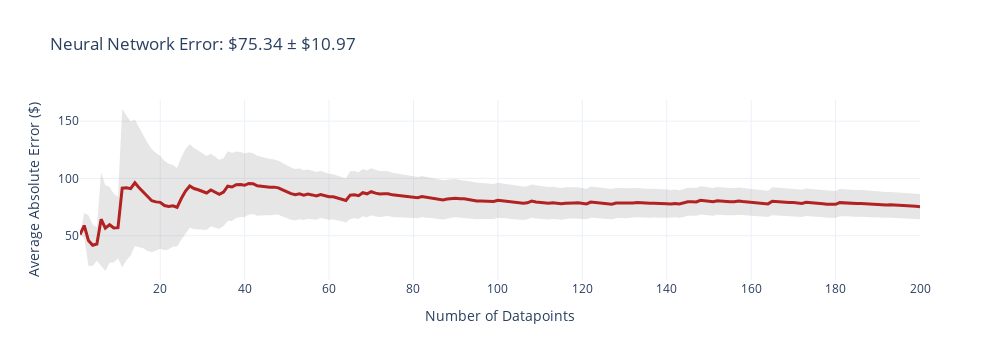
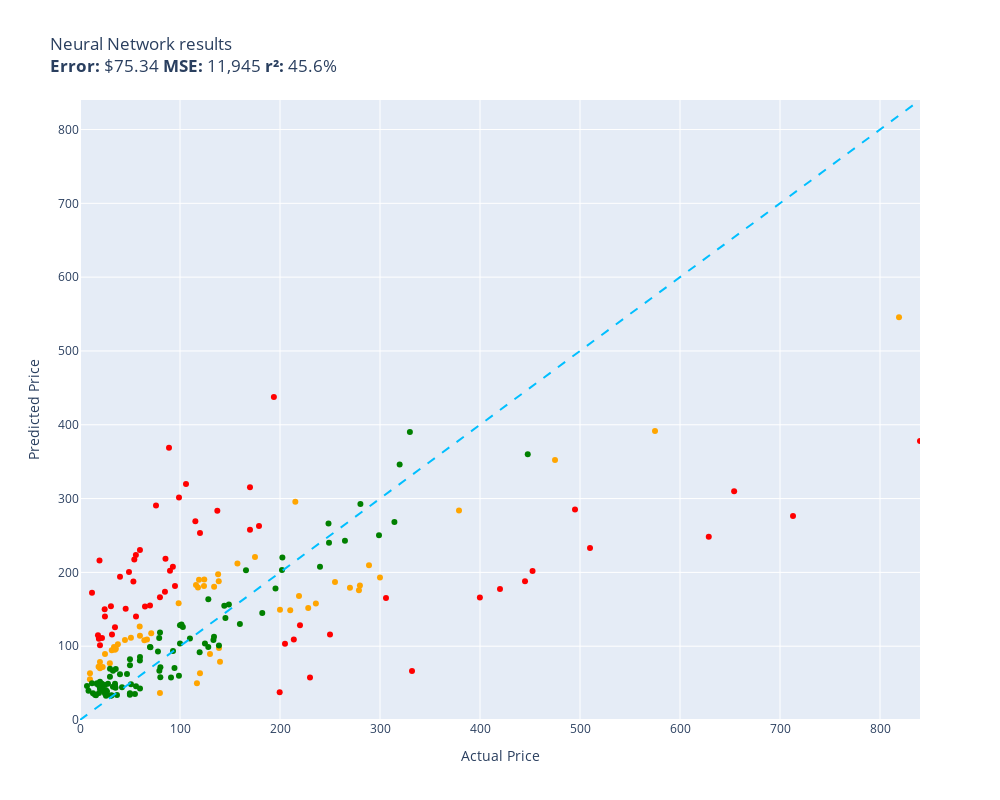

The notebook cell saved with these charts, in order:
### Code cell
from pricer.evalsp import evaluate

evaluate(neural_network, test)

### Figure 1 — Plotly figure (JSON) as saved in the notebook; plotly's stock layout.template omitted (floating-point values rounded to 4 significant figures; data arrays with more than 128 entries replaced by an {"elided": "..."} marker saying what was removed)
{"data": [{"fill": "toself", "fillcolor": "rgba(128,128,128,0.2)", "hoverinfo": "skip", "line": {"color": "rgba(255,255,255,0)"}, "name": "95% CI", "showlegend": false, "type": "scatter", "x": {"elided": "400 int values"}, "y": {"elided": "400 float values"}}, {"customdata": {"elided": "200x1 float values"}, "hovertemplate": "n=%{x}<br>Avg Error=$%{y:,.2f}<br>±95% CI=$%{customdata[0]:,.2f}<extra></extra>", "line": {"color": "firebrick", "width": 3}, "mode": "lines", "name": "Cumulative Avg Error", "type": "scatter", "x": {"elided": "200 int values"}, "y": {"elided": "200 float values"}}], "layout": {"height": 360, "showlegend": false, "title": {"text": "Neural Network Error: $75.34 ± $10.97"}, "width": 1000, "xaxis": {"title": {"text": "Number of Datapoints"}}, "yaxis": {"title": {"text": "Average Absolute Error ($)"}}}}

### Figure 2 — Plotly figure (JSON) as saved in the notebook; plotly's stock layout.template omitted (floating-point values rounded to 4 significant figures)
{"data": [{"customdata": [["Old Blood Noise Excess V2 Distortion Cho...\nGuess=$167.97 Actual=$219.00"], ["telpo Headlight Assembly Fit For 15 Camr...\nGuess=$182.74 Actual=$115.99"], ["Stand for Raven Pro Document Scanner - P...\nGuess=$77.02 Actual=$29.85"], ["ACDelco GM Original Equipment FW339 Fron...\nGuess=$295.55 Actual=$215.33"], ["Metabo HPT 36V MultiVolt™ Cordless Rotar...\nGuess=$283.77 Actual=$379.00"], ["APS iBoard 6-inch Aluminum (Black Powder...\nGuess=$148.66 Actual=$210.23"], ["PEMP E65 E66 CDC Simulate Optical Fiber ...\nGuess=$189.89 Actual=$119.00"], ["CORSAIR Dominator Platinum RGB 32GB (2x1...\nGuess=$181.67 Actual=$124.00"], ["SKB iSeries 3i-13096-6KP Case for BlackM...\nGuess=$220.76 Actual=$174.99"], ["Aolemi Oil Rubbed Bronze Single Function...\nGuess=$158.01 Actual=$98.65"], ["Clementoni 39132.5 Jigsaw Puzzle 1,000 P...\nGuess=$36.54 Actual=$79.95"], ["10GBase-LR SFP+ Transceiver, Handar 10GB...\nGuess=$69.96 Actual=$19.99"], ["Canon EOS Rebel T7 Digital SLR Camera wi...\nGuess=$545.78 Actual=$819.00"], ["Evergreen HSHB2005 Cylinder Head Gasket ...\nGuess=$126.82 Actual=$59.69"], ["Southwire 120V/15A Right Angle User Atta...\nGuess=$102.70 Actual=$37.87"], ["Tidal Front + Rear Fender Flares 4PC Poc...\nGuess=$187.01 Actual=$254.99"], ["DALDED LED Light Kit for Lego Sonic Gree...\nGuess=$89.44 Actual=$24.99"], ["Baseball Backpacks Large 18 Inch Bookbag...\nGuess=$94.42 Actual=$31.77"], ["3D Tree Hole Branches 075 Stair Risers D...\nGuess=$89.39 Actual=$129.99"], ["KOHLER 18865-CP Filtered Water Faucet, P...\nGuess=$352.35 Actual=$475.00"], ["Diversitech WG840585 Motor, (Ddb) 1/3Hp,...\nGuess=$180.66 Actual=$134.12"], ["Sumerain S1339CM Double Handle Widesprea...\nGuess=$157.83 Actual=$235.86"], ["Trail Gear Twin Stick Kit for Top Shift ...\nGuess=$182.28 Actual=$279.92"], ["Beck/Arnley 0421945 Air Filter\nGuess=$96.47 Actual=$35.87"], ["Dell Optiplex 390 Desktop Computer i3 3....\nGuess=$190.43 Actual=$124.27"], ["IQShield Screen Protector Compatible wit...\nGuess=$55.25 Actual=$9.95"], ["Neporal Full Spectrum Light Bulb, 6000K ...\nGuess=$72.17 Actual=$18.59"], ["Pidoko Kids Train Table, Grey with 90 Pc...\nGuess=$63.40 Actual=$119.97"], ["LEGO Marvel Avengers War Machine Buster ...\nGuess=$114.00 Actual=$59.95"], ["Pioneer 2AM401-BN Two Handle Kitchen Fau...\nGuess=$151.70 Actual=$228.22"], ["LSSAGOON Backpack for Women Teen Kids Gi...\nGuess=$98.75 Actual=$33.99"], ["Grey Pneumatic 1311SD Impact Socket Set\nGuess=$211.99 Actual=$157.43"], ["Aeromotive 13304 Regulator, X1 Adjustabl...\nGuess=$179.14 Actual=$269.95"], ["Walker Exhaust Ultra EPA 16478 Direct Fi...\nGuess=$391.41 Actual=$574.99"], ["4pc Wheel Spacers Adapters 4\" (2inch Per...\nGuess=$49.78 Actual=$116.95"], ["Urth 62mm UV, Circular Polarizing (CPL),...\nGuess=$97.68 Actual=$139.00"], ["LSI Broadcom SAS 9300-8i 8-port 12Gb/s S...\nGuess=$179.53 Actual=$118.00"], ["Chalkboard Name Badges with Magnetic Bac...\nGuess=$78.43 Actual=$19.95"], ["Universal Power Group 12V 100Ah Sealed L...\nGuess=$149.43 Actual=$199.99"], ["Amana Tool - SC587 Carbide Tipped 3-Wing...\nGuess=$117.39 Actual=$71.23"], ["ASUS VY279HE-W 27” 1080P Monitor - White...\nGuess=$197.56 Actual=$138.10"], ["LCD Screen for Dell Inspiron 17R 17.3\" H...\nGuess=$107.98 Actual=$64.37"], ["200 ' feet True 14 Gauge AWG CCA Speaker...\nGuess=$108.45 Actual=$44.95"], ["StonKraft Brass Chess Board Game Set wit...\nGuess=$78.76 Actual=$140.00"], ["VIPMOTOZ Sequential Turn Signal Premium ...\nGuess=$175.67 Actual=$278.94"], ["Audio Techinca ATW-T1002 System 10 Handh...\nGuess=$209.50 Actual=$289.00"], ["Replacement Remote Control fit for Sony ...\nGuess=$63.24 Actual=$9.99"], ["Star Wars Die-Cast Metal TITANIUM Series...\nGuess=$71.86 Actual=$22.70"], ["HP Laserjet 2100 Laser Printer W/Test Pr...\nGuess=$193.00 Actual=$299.98"], ["KZ ZS10 Pro in Ear Monitor Headphone KZ ...\nGuess=$109.07 Actual=$66.99"], ["Jada Toys Ryan's World Combo Panda Airli...\nGuess=$95.24 Actual=$34.94"], ["Pyle 2x120 Watt Home Audio Speaker Power...\nGuess=$111.39 Actual=$50.92"], ["Garmin 010-12402-10 GT15M-TM Transom-Mou...\nGuess=$188.13 Actual=$138.74"]], "hovertemplate": "%{customdata[0]}<extra></extra>", "legendgroup": "orange", "marker": {"color": "orange", "size": 6, "symbol": "circle"}, "mode": "markers", "name": "orange", "orientation": "v", "showlegend": true, "type": "scatter", "x": [219.0, 116.0, 29.85, 215.3, 379.0, 210.2, 119.0, 124.0, 175.0, 98.65, 79.95, 19.99, 819.0, 59.69, 37.87, 255.0, 24.99, 31.77, 130.0, 475.0, 134.1, 235.9, 279.9, 35.87, 124.3, 9.95, 18.59, 120.0, 59.95, 228.2, 33.99, 157.4, 269.9, 575.0, 117.0, 139.0, 118.0, 19.95, 200.0, 71.23, 138.1, 64.37, 44.95, 140.0, 278.9, 289.0, 9.99, 22.7, 300.0, 66.99, 34.94, 50.92, 138.7], "xaxis": "x", "y": [168.0, 182.7, 77.02, 295.6, 283.8, 148.7, 189.9, 181.7, 220.8, 158.0, 36.54, 69.96, 545.8, 126.8, 102.7, 187.0, 89.44, 94.42, 89.39, 352.3, 180.7, 157.8, 182.3, 96.47, 190.4, 55.25, 72.17, 63.4, 114.0, 151.7, 98.75, 212.0, 179.1, 391.4, 49.78, 97.68, 179.5, 78.43, 149.4, 117.4, 197.6, 108.0, 108.5, 78.76, 175.7, 209.5, 63.24, 71.86, 193.0, 109.1, 95.24, 111.4, 188.1], "yaxis": "y"}, {"customdata": [["NewPower99 Battery Kit for Samsung Galax...\nGuess=$35.15 Actual=$54.95"], ["EXMAX NG-10X Fresnel Lens Focusing Adapt...\nGuess=$99.02 Actual=$69.98"], ["SuppliesOutlet Compatible Toner Cartridg...\nGuess=$154.70 Actual=$144.29"], ["8544771 Dryer Heating Element, 279816 Th...\nGuess=$69.13 Actual=$35.74"], ["Pump Head TBVECHI 175PSI 4KW 5.5HP 21CFM...\nGuess=$390.12 Actual=$329.90"], ["Panasonic KX-TG6511B DECT 6.0 PLUS Expan...\nGuess=$111.17 Actual=$79.20"], ["LOVE MEI Galaxy S10 Lite Case, Military ...\nGuess=$66.65 Actual=$32.98"], ["GJY Portable TV,10.6 inch Mini TV for AT...\nGuess=$66.77 Actual=$79.36"], ["LD Products Compatible Toner Cartridge R...\nGuess=$74.10 Actual=$49.98"], ["Intermatic PX300 12V 300W Transformer wi...\nGuess=$112.71 Actual=$134.00"], ["June Garden 12\" Sweet Dolly Charlotte - ...\nGuess=$51.89 Actual=$19.99"], ["GanFindX Portable Car Hand Controls for ...\nGuess=$130.17 Actual=$159.90"], ["KOMPUTERBAY 4GB 2X 2GB DDR2 1066MHz PC2-...\nGuess=$57.97 Actual=$80.34"], ["Mylites+ Standard Comic Book Mylar Sleev...\nGuess=$49.06 Actual=$34.99"], ["Wenger City Upgrade Laptop Backpack with...\nGuess=$138.22 Actual=$145.42"], ["AUTOFREE LED Tail Lights Assembly Compat...\nGuess=$203.31 Actual=$201.99"], ["Adams Check Payment and Deposit Register...\nGuess=$43.83 Actual=$35.49"], ["Fjallraven, Kanken Laptop 15\" Backpack f...\nGuess=$91.69 Actual=$119.65"], ["Retevis RT68 Soft Earhook Walkie Talkie ...\nGuess=$46.03 Actual=$6.99"], ["Evan-Fischer Front Bumper Cover Compatib...\nGuess=$220.00 Actual=$202.38"], ["Laisomeke Waterproof Junction Box, Unive...\nGuess=$49.68 Actual=$11.99"], ["Webcem Solar Shed Light Outdoor Indoor, ...\nGuess=$92.70 Actual=$77.96"], ["Festool 492370 Platin 2 S1000 Grit 6-Inc...\nGuess=$57.66 Actual=$91.00"], ["Western Digital Enterprise RE4-GP 2TB SA...\nGuess=$110.46 Actual=$109.95"], ["VLAND LED Smoked Taillights Compatible F...\nGuess=$207.46 Actual=$239.99"], ["PM Auto Front Right Quick Complete Strut...\nGuess=$103.48 Actual=$124.94"], ["Tablet PC Cover Compatible with Lenovo T...\nGuess=$33.40 Actual=$31.61"], ["Miyaya@ Funny Animal Masks Collection fo...\nGuess=$49.72 Actual=$16.99"], ["Ultra Duster Canned Air Net 10 Oz 6-Pack\nGuess=$34.33 Actual=$49.90"], ["Liberty Imports 12 Pack: US Military Toy...\nGuess=$48.85 Actual=$16.98"], ["Ceramic Talavera Mexican Tile 4x4\", 9 Pi...\nGuess=$58.48 Actual=$29.95"], ["Marvel Legends Series X-Men 6-Inch Archa...\nGuess=$60.09 Actual=$98.95"], ["Intrepid International Dressage Letters-...\nGuess=$38.55 Actual=$26.99"], ["ANZO USA 111207 GMC SIERRA 99-06 / YUKON...\nGuess=$144.89 Actual=$182.28"], ["KUNN Small Electrician Tool Pouch Utilit...\nGuess=$49.03 Actual=$21.99"], ["iPhone 12/12 Pro Nicaragua Guardabarranc...\nGuess=$42.27 Actual=$19.97"], ["Replacement Remote Control for PANASONIC...\nGuess=$46.48 Actual=$34.95"], ["KS K-STORM Replacement Silicone Mushroom...\nGuess=$39.47 Actual=$8.50"], ["4LT LUMINETTE Vanity Opal GLS BSN\nGuess=$128.40 Actual=$99.99"], ["GE RPWF SmartWater Comparable Refrigerat...\nGuess=$33.73 Actual=$36.99"], ["MGP Caliper Covers 39011SACURD Red Powde...\nGuess=$240.30 Actual=$249.00"], ["NewFantasia Replacement Audio Cable with...\nGuess=$32.83 Actual=$31.00"], ["Mikrotik RB3011UIAS-RM RouterBOARD 10xGi...\nGuess=$250.21 Actual=$299.00"], ["MONOCARBON Forged Carbon Fiber Case for ...\nGuess=$42.84 Actual=$59.99"], ["AC Compressor & A/C Kit For BMW 335i 335...\nGuess=$268.37 Actual=$314.41"], ["DuraGo 29515020 Front Hub Assembly\nGuess=$163.51 Actual=$128.34"], ["MXR Carbon Copy Deluxe Analog Delay Guit...\nGuess=$178.28 Actual=$195.50"], ["GENUINE VOLVO THERMOSTAT (3.0, 3.2) S60 ...\nGuess=$126.01 Actual=$102.85"], ["USB Charger, CIVIE High Speed 60W Multip...\nGuess=$33.68 Actual=$15.99"], ["Pyle Wireless Rear View Backup Camera - ...\nGuess=$98.56 Actual=$70.45"], ["Cardone 84-58642 New HEI Electronic Dist...\nGuess=$202.75 Actual=$165.99"], ["Hp Pavilion P7-1257c Motherboard Aahd3-h...\nGuess=$80.72 Actual=$59.86"], ["Kastar Battery Pack Replacement for Sony...\nGuess=$45.29 Actual=$19.99"], ["New Replacement seat cover fits Yamaha M...\nGuess=$100.88 Actual=$138.95"], ["AZX Stylus Pencil for Apple iPad Pro 202...\nGuess=$69.37 Actual=$29.99"], ["Raspberry Pi 3 Model B+ Aluminum Case Me...\nGuess=$34.30 Actual=$14.99"], ["ROHL WSGUM3018WH Wire Sink Grids, White\nGuess=$98.88 Actual=$128.28"], ["Diversitech UC2436-3 Ultralite Condenser...\nGuess=$71.45 Actual=$80.39"], ["APS iBoard (304 Stainless Steel Polished...\nGuess=$242.84 Actual=$264.95"], ["200 Couples Conversation Cards - Enjoy B...\nGuess=$45.08 Actual=$32.97"], ["The Puppet Company - Carpet-Unicorn, Whi...\nGuess=$36.68 Actual=$19.00"], ["KYX Racing Hardened Steel Center Drive S...\nGuess=$62.33 Actual=$46.99"], ["Baumgartens Sicurix Blank PVC ID Cards (...\nGuess=$46.47 Actual=$19.11"], ["OEM Samsung Remote Control Shipped with ...\nGuess=$45.75 Actual=$56.00"], ["Venom Power Terra Hunter R/T+ R/T All-Te...\nGuess=$346.31 Actual=$319.65"], ["Custom Engagement Logo Desk Embosser Sea...\nGuess=$36.23 Actual=$49.95"], ["520 Pieces Christmas Envelope Seal Stick...\nGuess=$32.79 Actual=$25.99"], ["LD Compatible Ink Cartridge Replacement ...\nGuess=$44.36 Actual=$41.99"], ["BestPricedDecals Wine A BIT, You'll Feel...\nGuess=$36.10 Actual=$12.98"], ["VATOS 4 Packs Bubble Machine Gun for Kid...\nGuess=$40.28 Actual=$22.88"], ["Steering Wheel, Carbon Fiber Automotive ...\nGuess=$360.14 Actual=$447.74"], ["BXYJY for Samsung Galaxy Z Fold 3 Case w...\nGuess=$35.69 Actual=$49.99"], ["VONADO Space Wars Colonial Viper MK1 Bui...\nGuess=$62.07 Actual=$39.99"], ["Disney Princess Sparkling Princess Sleep...\nGuess=$36.07 Actual=$24.95"], ["sabermaster TCG Playmat yugioh playmat T...\nGuess=$44.74 Actual=$21.99"], ["DuraGo BR5330 Front Vented Disc Brake Ro...\nGuess=$129.23 Actual=$101.51"], ["Vinyl Soft Top Roll-up Adjustable Truck ...\nGuess=$156.50 Actual=$148.88"], ["Glovion Music Stand Light, Clip On Piano...\nGuess=$49.14 Actual=$27.99"], ["Samsung DA97-07603B Freezer Ice Maker As...\nGuess=$93.40 Actual=$93.02"], ["Intex River Run Connect Lounge (Four)\nGuess=$70.41 Actual=$94.49"], ["Think Gizmos Build Your Own Robot Toys f...\nGuess=$47.44 Actual=$24.95"], ["PowerSport Front Rear Brakes and Rotors ...\nGuess=$266.27 Actual=$248.51"], ["Viola Bow 4/4 Full Size Carbon Fiber (Bl...\nGuess=$82.41 Actual=$49.99"], ["Targus CityGear Durable Backpack, Black,...\nGuess=$108.36 Actual=$133.43"], ["Fender Hendrix Voodoo Child Coiled Instr...\nGuess=$85.39 Actual=$59.99"], ["W11130208 W10695459 Refrigerator LED Mod...\nGuess=$34.69 Actual=$26.59"], ["Fitness Center Gym Room Weight Train Dua...\nGuess=$103.52 Actual=$99.99"], ["MonMount Triple Monitor Stand Freestandi...\nGuess=$118.67 Actual=$79.99"], ["For Volvo C70 S70 V70 V40 S40 AC Compres...\nGuess=$292.76 Actual=$280.41"], ["Refresh NSF-53 Premium Replacement Refri...\nGuess=$48.50 Actual=$50.99"], ["NICKSTON Red Sparkling Glitter Slim Band...\nGuess=$40.39 Actual=$25.99"]], "hovertemplate": "%{customdata[0]}<extra></extra>", "legendgroup": "green", "marker": {"color": "green", "size": 6, "symbol": "circle"}, "mode": "markers", "name": "green", "orientation": "v", "showlegend": true, "type": "scatter", "x": [54.95, 69.98, 144.3, 35.74, 329.9, 79.2, 32.98, 79.36, 49.98, 134.0, 19.99, 159.9, 80.34, 34.99, 145.4, 202.0, 35.49, 119.7, 6.99, 202.4, 11.99, 77.96, 91.0, 110.0, 240.0, 124.9, 31.61, 16.99, 49.9, 16.98, 29.95, 98.95, 26.99, 182.3, 21.99, 19.97, 34.95, 8.5, 99.99, 36.99, 249.0, 31.0, 299.0, 59.99, 314.4, 128.3, 195.5, 102.8, 15.99, 70.45, 166.0, 59.86, 19.99, 138.9, 29.99, 14.99, 128.3, 80.39, 264.9, 32.97, 19.0, 46.99, 19.11, 56.0, 319.6, 49.95, 25.99, 41.99, 12.98, 22.88, 447.7, 49.99, 39.99, 24.95, 21.99, 101.5, 148.9, 27.99, 93.02, 94.49, 24.95, 248.5, 49.99, 133.4, 59.99, 26.59, 99.99, 79.99, 280.4, 50.99, 25.99], "xaxis": "x", "y": [35.15, 99.02, 154.7, 69.13, 390.1, 111.2, 66.65, 66.77, 74.1, 112.7, 51.89, 130.2, 57.97, 49.06, 138.2, 203.3, 43.83, 91.69, 46.03, 220.0, 49.68, 92.7, 57.66, 110.5, 207.5, 103.5, 33.4, 49.72, 34.33, 48.85, 58.48, 60.09, 38.55, 144.9, 49.03, 42.27, 46.48, 39.47, 128.4, 33.73, 240.3, 32.83, 250.2, 42.84, 268.4, 163.5, 178.3, 126.0, 33.68, 98.56, 202.7, 80.72, 45.29, 100.9, 69.37, 34.3, 98.88, 71.45, 242.8, 45.08, 36.68, 62.33, 46.47, 45.75, 346.3, 36.23, 32.79, 44.36, 36.1, 40.28, 360.1, 35.69, 62.07, 36.07, 44.74, 129.2, 156.5, 49.14, 93.4, 70.41, 47.44, 266.3, 82.41, 108.4, 85.39, 34.69, 103.5, 118.7, 292.8, 48.5, 40.39], "yaxis": "y"}, {"customdata": [["RBC12-UPC Replacement Battery Cartridge ...\nGuess=$57.54 Actual=$229.99"], ["Bam France 2002XL Contoured Hightech Bla...\nGuess=$276.23 Actual=$713.00"], ["46mm Digital Pro High-Resolution Close-U...\nGuess=$101.40 Actual=$19.99"], ["Innovative Percussion CB-6 Chamois Bass ...\nGuess=$217.55 Actual=$54.32"], ["HK SYSTEMS 13\" Heavy Duty Black \"Push\" O...\nGuess=$173.87 Actual=$84.95"], ["Bam Trekking 3027SB Single Black Clarine...\nGuess=$66.39 Actual=$332.00"], ["DEWALT 20V MAX* XR Impact Driver with Bl...\nGuess=$201.89 Actual=$452.53"], ["Mini PC, Kinupute Desktop Computer E3-12...\nGuess=$285.31 Actual=$495.00"], ["Deco Mount Pro Tripod Microphone Stand w...\nGuess=$230.40 Actual=$59.95"], ["Scranton & Co 3 Drawer Mobile File Cabin...\nGuess=$269.16 Actual=$115.35"], ["Task T24287 Roman Ogee Router Bit with 1...\nGuess=$223.52 Actual=$55.88"], ["Travelpro Platinum Elite Slim Business L...\nGuess=$109.05 Actual=$213.83"], ["JRready ST6313 DT Deutsch Connector Kit,...\nGuess=$37.74 Actual=$199.68"], ["15\" Locking Shower Head Extension Arm in...\nGuess=$166.33 Actual=$79.95"], ["Dakota Alert MURS Alert Probe Sensor - M...\nGuess=$128.47 Actual=$219.99"], ["152MM Hole Saws M42 Bi-Metal High Speed ...\nGuess=$114.69 Actual=$17.99"], ["Projector, CRAZVIEW Projector with WiFi ...\nGuess=$187.80 Actual=$53.40"], ["MC: Pindicator (Dual Intensity Amber)\nGuess=$193.93 Actual=$40.00"], ["Poison Spyder 10-08-020 Rocker Knocker\nGuess=$248.18 Actual=$628.76"], ["DIMARZIO 204284 DP 163FBK Blues Bucker G...\nGuess=$202.20 Actual=$89.99"], ["Lighted Triangle Mirror Cabinet Bathroom...\nGuess=$187.83 Actual=$445.00"], ["BESTILL Wall Mounted Shower Faucet Set, ...\nGuess=$290.55 Actual=$76.00"], ["Engine Thermostat, Replace 19301-PAA-306...\nGuess=$109.98 Actual=$18.89"], ["Satco S9596, 4 Count (Pack of 1), 4.18\nGuess=$172.49 Actual=$12.00"], ["Kingston Brass KS269SN Kingston Clawfoot...\nGuess=$165.20 Actual=$305.99"], ["EMART Photography C Stand with Boom Arm,...\nGuess=$253.51 Actual=$119.99"], ["KOHLER K-1185540-CP Assembly-Slider\nGuess=$150.81 Actual=$45.67"], ["Trim Kit for 2-handle Shower & Tub Valve...\nGuess=$181.46 Actual=$94.99"], ["Royal Designs, Inc. Decorative Abundant ...\nGuess=$140.16 Actual=$24.95"], ["Canon Sure Shot 90u 35mm Date Camera\nGuess=$165.91 Actual=$399.89"], ["Wilkinson LOW GAUSS Vintage Tone Strat S...\nGuess=$153.98 Actual=$30.93"], ["Ibanez M510OVS Acoustic Mandolin in Vint...\nGuess=$315.17 Actual=$169.99"], ["Berta (6 Pieces) 1-1/4 inch Overlay, 90 ...\nGuess=$150.20 Actual=$24.66"], ["Linkloos Solar Street Lights Outdoor Wat...\nGuess=$140.37 Actual=$55.99"], ["CradlePoint Compact Broadband Router (CB...\nGuess=$369.00 Actual=$89.00"], ["Auertech Portable Washing Machine, 14lbs...\nGuess=$301.59 Actual=$98.99"], ["18 Inch White Undermount Kitchen Sink - ...\nGuess=$262.95 Actual=$179.00"], ["Evan Fischer Radiator Cooling Fan Assemb...\nGuess=$283.39 Actual=$137.34"], ["ECCPP Power Steering Pump for 2009-2010 ...\nGuess=$218.42 Actual=$85.48"], ["UPR Mach 1 Chin Spoiler Fits 94-98 Musta...\nGuess=$153.66 Actual=$64.99"], ["SP Air Corporation SP-8102BU 1/4-Inch He...\nGuess=$103.34 Actual=$204.99"], ["Skullcandy Hesh Evo Bluetooth Headphones...\nGuess=$155.10 Actual=$69.99"], ["Music Hall pa15.3 MM/MC Phono Preamplifi...\nGuess=$115.97 Actual=$250.00"], ["Lorell Bell Chair Glide, 2.5\", Black\nGuess=$216.17 Actual=$19.50"], ["4 Inches Rolled Muffler Tip Catback Exha...\nGuess=$437.74 Actual=$193.88"], ["CTLAMP XL-2100 Professional Quality XL-2...\nGuess=$115.80 Actual=$32.00"], ["Competition Clutch Disc and Pressure Pla...\nGuess=$232.87 Actual=$510.00"], ["KUNFINE Android Radio CarPlay & Android ...\nGuess=$319.61 Actual=$106.00"], ["A-Premium Front Suspension Steering Knuc...\nGuess=$200.61 Actual=$48.99"], ["Dell XPS 13 9343-2727SLV 13.3\" Full HD S...\nGuess=$378.11 Actual=$839.99"], ["Pacific Drums PDCM1618TTRB 16 x 18 Inche...\nGuess=$177.48 Actual=$419.99"], ["Blanco 230966 Valea Stainless Steel Sink...\nGuess=$207.58 Actual=$92.88"], ["Empava 24\" Single Wall Ovens 10 Cooking ...\nGuess=$310.04 Actual=$654.14"], ["VTech Strum and Jam Kidi Musical Guitar ...\nGuess=$110.97 Actual=$21.99"], ["STICKGOO Peel and Stick Backsplash for K...\nGuess=$125.72 Actual=$34.99"], ["Xiaomi Redmi 10 2022 NFC 4G LTE (128GB +...\nGuess=$257.70 Actual=$169.99"]], "hovertemplate": "%{customdata[0]}<extra></extra>", "legendgroup": "red", "marker": {"color": "red", "size": 6, "symbol": "circle"}, "mode": "markers", "name": "red", "orientation": "v", "showlegend": true, "type": "scatter", "x": [230.0, 713.0, 19.99, 54.32, 84.95, 332.0, 452.5, 495.0, 59.95, 115.3, 55.88, 213.8, 199.7, 79.95, 220.0, 17.99, 53.4, 40.0, 628.8, 89.99, 445.0, 76.0, 18.89, 12.0, 306.0, 120.0, 45.67, 94.99, 24.95, 399.9, 30.93, 170.0, 24.66, 55.99, 89.0, 98.99, 179.0, 137.3, 85.48, 64.99, 205.0, 69.99, 250.0, 19.5, 193.9, 32.0, 510.0, 106.0, 48.99, 840.0, 420.0, 92.88, 654.1, 21.99, 34.99, 170.0], "xaxis": "x", "y": [57.54, 276.2, 101.4, 217.6, 173.9, 66.39, 201.9, 285.3, 230.4, 269.2, 223.5, 109.0, 37.74, 166.3, 128.5, 114.7, 187.8, 193.9, 248.2, 202.2, 187.8, 290.6, 110.0, 172.5, 165.2, 253.5, 150.8, 181.5, 140.2, 165.9, 154.0, 315.2, 150.2, 140.4, 369.0, 301.6, 262.9, 283.4, 218.4, 153.7, 103.3, 155.1, 116.0, 216.2, 437.7, 115.8, 232.9, 319.6, 200.6, 378.1, 177.5, 207.6, 310.0, 111.0, 125.7, 257.7], "yaxis": "y"}, {"hoverinfo": "skip", "line": {"color": "deepskyblue", "dash": "dash", "width": 2}, "mode": "lines", "name": "y = x", "showlegend": false, "type": "scatter", "x": [0, 840.0], "y": [0, 840.0]}], "layout": {"height": 800, "legend": {"title": {"text": "color"}, "tracegroupgap": 0}, "showlegend": false, "title": {"text": "Neural Network results<br><b>Error:</b> $75.34 <b>MSE:</b> 11,945 <b>r²:</b> 45.6%"}, "width": 1000, "xaxis": {"anchor": "y", "domain": [0, 1], "range": [0, 840.0], "title": {"text": "Actual Price"}}, "yaxis": {"anchor": "x", "domain": [0, 1], "range": [0, 840.0], "title": {"text": "Predicted Price"}}}}
